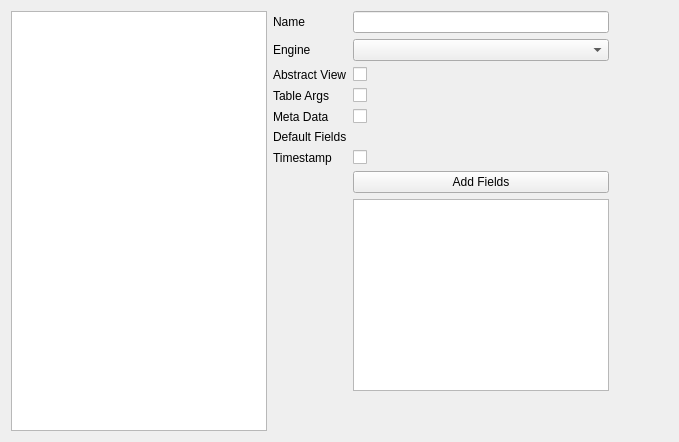
         <widget class="QWidget" name="tab_6">
          <attribute name="title">
           <string>Bases</string>
          </attribute>
          <layout class="QHBoxLayout" name="horizontalLayout_14">
           <item>
            <widget class="QListView" name="lstBases"/>
           </item>
           <item>
            <layout class="QVBoxLayout" name="verticalLayout_12">
             <property name="leftMargin">
              <number>0</number>
             </property>
             <item>
              <layout class="QFormLayout" name="formLayout_9">
               <item row="1" column="0">
                <widget class="QLabel" name="label_59">
                 <property name="text">
                  <string>Engine</string>
                 </property>
                </widget>
               </item>
               <item row="1" column="1">
                <widget class="QComboBox" name="comboBox_12"/>
               </item>
               <item row="2" column="0">
                <widget class="QLabel" name="label_57">
                 <property name="text">
                  <string>Abstract View</string>
                 </property>
                </widget>
               </item>
               <item row="2" column="1">
                <widget class="QCheckBox" name="checkBox_6">
                 <property name="text">
                  <string/>
                 </property>
                </widget>
               </item>
               <item row="3" column="0">
                <widget class="QLabel" name="label_58">
                 <property name="text">
                  <string>Table Args</string>
                 </property>
                </widget>
               </item>
               <item row="3" column="1">
                <widget class="QCheckBox" name="checkBox_4">
                 <property name="text">
                  <string/>
                 </property>
                </widget>
               </item>
               <item row="8" column="1">
                <widget class="QTableView" name="tableView_5"/>
               </item>
               <item row="4" column="1">
                <widget class="QCheckBox" name="checkBox_10">
                 <property name="text">
                  <string/>
                 </property>
                </widget>
               </item>
               <item row="4" column="0">
                <widget class="QLabel" name="label_65">
                 <property name="text">
                  <string>Meta Data</string>
                 </property>
                </widget>
               </item>
               <item row="5" column="0">
                <widget class="QLabel" name="label_66">
                 <property name="text">
                  <string>Default Fields</string>
                 </property>
                </widget>
               </item>
               <item row="6" column="1">
                <widget class="QCheckBox" name="checkBox_9">
                 <property name="text">
                  <string/>
                 </property>
                </widget>
               </item>
               <item row="6" column="0">
                <widget class="QLabel" name="label_60">
                 <property name="text">
                  <string>Timestamp</string>
                 </property>
                </widget>
               </item>
               <item row="7" column="1">
                <widget class="QPushButton" name="pushButton_12">
                 <property name="text">
                  <string>Add Fields</string>
                 </property>
                </widget>
               </item>
               <item row="0" column="1">
                <widget class="QLineEdit" name="lineEdit_18"/>
               </item>
               <item row="0" column="0">
                <widget class="QLabel" name="label_67">
                 <property name="text">
                  <string>Name</string>
                 </property>
                </widget>
               </item>
              </layout>
             </item>
             <item>
              <spacer name="verticalSpacer_6">
               <property name="orientation">
                <enum>Qt::Vertical</enum>
               </property>
               <property name="sizeHint" stdset="0">
                <size>
                 <width>20</width>
                 <height>40</height>
                </size>
               </property>
              </spacer>
             </item>
            </layout>
           </item>
           <item>
            <spacer name="horizontalSpacer">
             <property name="orientation">
              <enum>Qt::Horizontal</enum>
             </property>
             <property name="sizeHint" stdset="0">
              <size>
               <width>59</width>
               <height>20</height>
              </size>
             </property>
            </spacer>
           </item>
          </layout>
         </widget>
